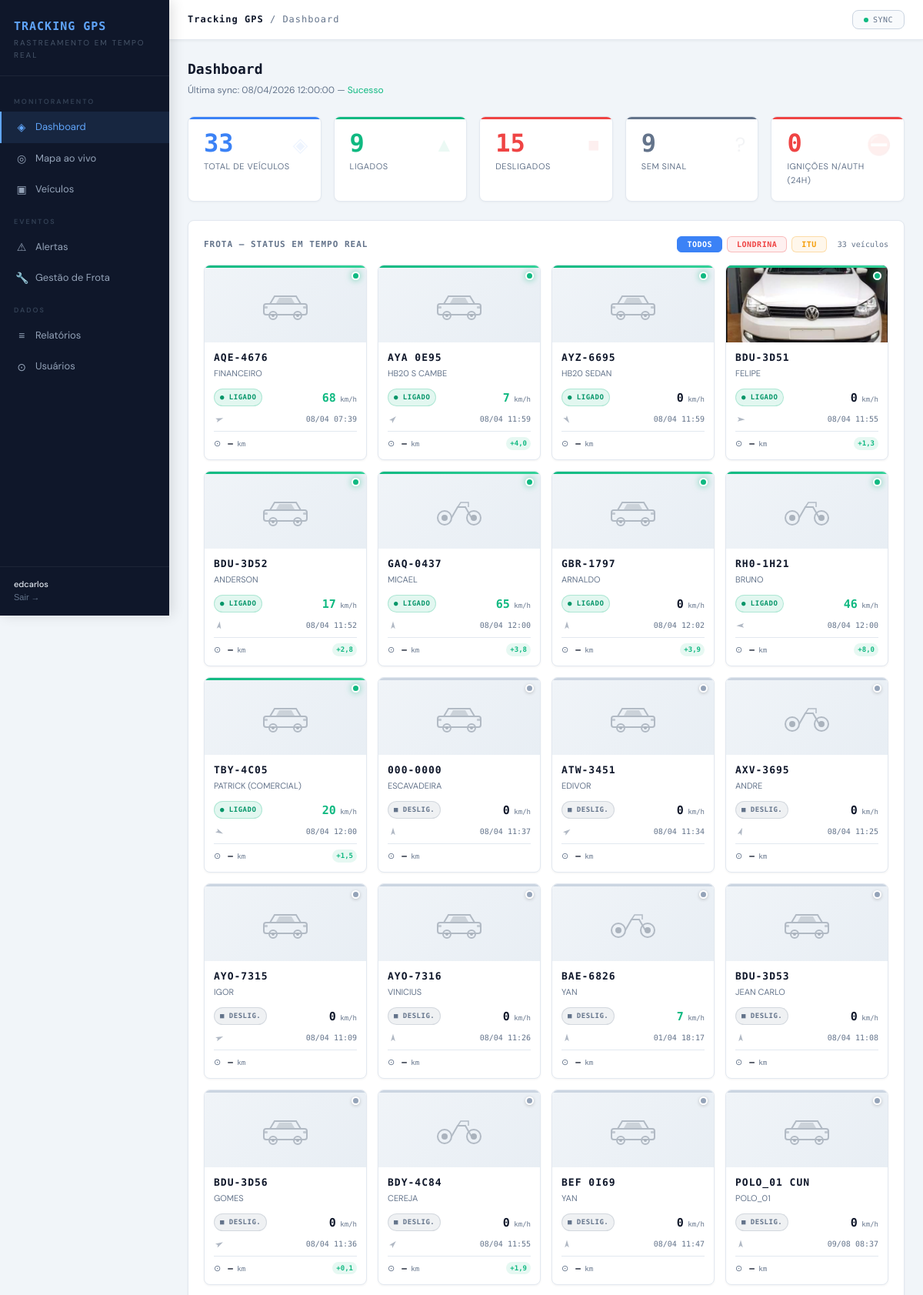
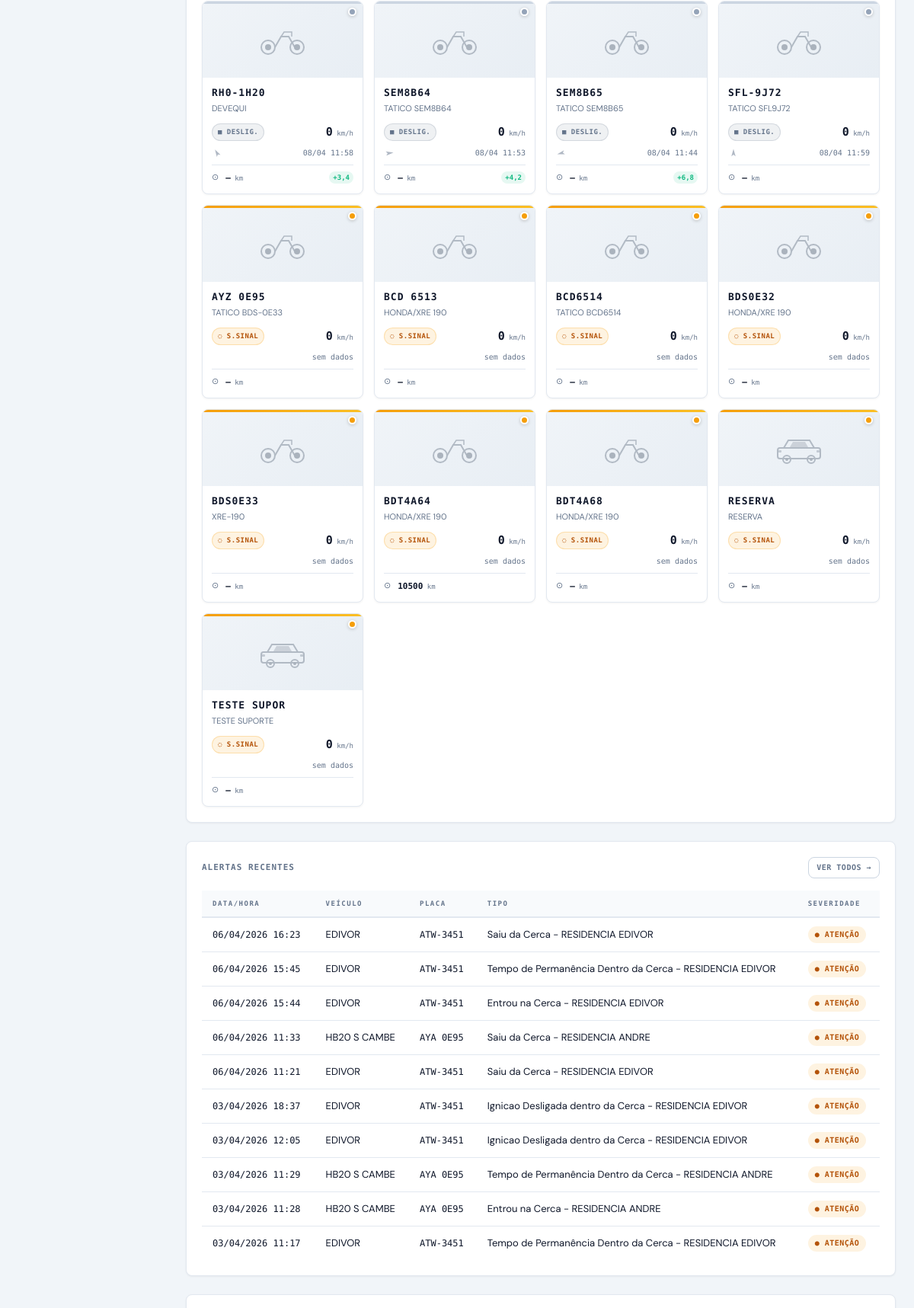
The app's page / (signed in, upper part) with its own data (2 pictures, top to bottom).
### core/models.py (models this page shows, shortened)
class SyncLog(models.Model):
    STATUS_CHOICES = [
        ('success', 'Sucesso'),
        ('error',   'Erro'),
        ('partial', 'Parcial'),
    ]
    iniciado_em     = models.DateTimeField(auto_now_add=True)
    finalizado_em   = models.DateTimeField(null=True, blank=True)
    status          = models.CharField(max_length=10, choices=STATUS_CHOICES, default='success')
    veiculos_sync   = models.IntegerField(default=0)
    alertas_sync    = models.IntegerField(default=0)
    eventos_sync    = models.IntegerField(default=0)
    erro_msg        = models.TextField(blank=True)
    class Meta:
        verbose_name = "Log de Sincronização"
        verbose_name_plural = "Logs de Sincronização"
        ordering = ['-iniciado_em']

class Vehicle(models.Model):
    api_id          = models.CharField(max_length=20, unique=True, verbose_name="ID API")
    api_client_id   = models.CharField(max_length=20, blank=True)
    placa           = models.CharField(max_length=20, blank=True, verbose_name="Placa")
    tag             = models.CharField(max_length=50, blank=True, verbose_name="Tag")
    descricao       = models.CharField(max_length=200, blank=True, verbose_name="Descrição")
    chassi          = models.CharField(max_length=50, blank=True)
    ano             = models.CharField(max_length=10, blank=True)
    cor             = models.CharField(max_length=50, blank=True)
    tipo            = models.CharField(max_length=10, blank=True)
    fabricante      = models.CharField(max_length=10, blank=True)
    modelo          = models.CharField(max_length=100, blank=True)
    combustivel     = models.CharField(max_length=10, blank=True)
    consumo         = models.CharField(max_length=20, blank=True)
    velocidade_limite = models.CharField(max_length=20, blank=True)
    odometro        = models.CharField(max_length=20, blank=True)
    equipamento     = models.CharField(max_length=100, blank=True, null=True)
    latitude        = models.FloatField(null=True, blank=True)
    longitude       = models.FloatField(null=True, blank=True)
    velocidade_atual = models.FloatField(null=True, blank=True)
    ignicao         = models.BooleanField(null=True, blank=True)
    direcao         = models.FloatField(null=True, blank=True, verbose_name="Direção (graus)")
    ultima_posicao  = models.DateTimeField(null=True, blank=True)
    foto            = models.ImageField(upload_to='veiculos/', null=True, blank=True, verbose_name="Foto")
    km_base         = models.FloatField(null=True, blank=True, verbose_name="KM Base (odômetro manual)")
    km_percorrido_hoje = models.FloatField(default=0.0, verbose_name="KM percorrido hoje")
    km_dia_data     = models.DateField(null=True, blank=True, verbose_name="Data referência km diário")
    ativo           = models.BooleanField(default=True)
    criado_em       = models.DateTimeField(auto_now_add=True)
    atualizado_em   = models.DateTimeField(auto_now=True)
    class Meta:
        verbose_name = "Veículo"
        verbose_name_plural = "Veículos"
        ordering = ['placa']

class Alert(models.Model):
    SEVERIDADE_CHOICES = [
        ('info',    'Informação'),
        ('warning', 'Atenção'),
        ('danger',  'Crítico'),
    ]
    vehicle         = models.ForeignKey(Vehicle, on_delete=models.CASCADE, related_name='alerts')
    api_alert_id    = models.CharField(max_length=50, blank=True)
    tipo            = models.CharField(max_length=100, blank=True, verbose_name="Tipo")
    descricao       = models.TextField(blank=True, verbose_name="Descrição")
    severidade      = models.CharField(max_length=10, choices=SEVERIDADE_CHOICES, default='info')
    latitude        = models.FloatField(null=True, blank=True)
    longitude       = models.FloatField(null=True, blank=True)
    lido            = models.BooleanField(default=False)
    ocorrido_em     = models.DateTimeField(default=timezone.now)
    criado_em       = models.DateTimeField(auto_now_add=True)
    class Meta:
        verbose_name = "Alerta"
        verbose_name_plural = "Alertas"
        ordering = ['-ocorrido_em']

### core/views.py (the view)
# urls.py: path('',                           views.dashboard,            name='dashboard'),
@login_required
def dashboard(request):
    now = timezone.now()
    ultimo_dia = now - timedelta(hours=24)
    total_veiculos  = Vehicle.objects.filter(ativo=True).count()
    ligados         = Vehicle.objects.filter(ativo=True, ignicao=True, latitude__isnull=False, longitude__isnull=False).count()
    desligados      = Vehicle.objects.filter(ativo=True, ignicao=False).count()
    sem_sinal       = total_veiculos - ligados - desligados
    ultimo_sync = SyncLog.objects.order_by('-iniciado_em').first()
    alertas_recentes = Alert.objects.select_related('vehicle').order_by('-ocorrido_em')[:10]
    veiculos_cards = Vehicle.objects.filter(ativo=True).order_by('-ignicao', 'placa')
    eventos_ignicao = EventoIgnicao.objects.select_related('vehicle').filter(
        ocorrido_em__gte=ultimo_dia
    ).order_by('-ocorrido_em')[:20]
    nao_autorizados_hoje = EventoIgnicao.objects.filter(
        ocorrido_em__gte=ultimo_dia, tipo='nao_autorizado'
    ).count()
    context = {
        'total_veiculos':    total_veiculos,
        'ligados':           ligados,
        'desligados':        desligados,
        'sem_sinal':         sem_sinal,
        'ultimo_sync':       ultimo_sync,
        'alertas_recentes':      alertas_recentes,
        'veiculos_cards':        veiculos_cards,
        'eventos_ignicao':       eventos_ignicao,
        'nao_autorizados_hoje':  nao_autorizados_hoje,
    }
    return render(request, 'core/dashboard.html', context)

### core/templates/core/dashboard.html (shortened to what this page needs)
{% extends 'core/base.html' %}
{% block topbar_title %}<span>Tracking GPS</span> / Dashboard{% endblock %}
{% block content %}
<div class="page-header">
  <div>
    <div class="page-title">Dashboard</div>
    <div class="page-sub" id="sync-status-txt">
      Última sync:
      {% if ultimo_sync %}
        {{ ultimo_sync.iniciado_em|date:"d/m/Y H:i:s" }}
        — <span style="color:{% if ultimo_sync.status == 'success' %}var(--green){% else %}var(--red){% endif %}">{{ ultimo_sync.get_status_display }}</span>
      {% else %}
        Nenhuma sync ainda
      {% endif %}
    </div>
  </div>
</div>
<div class="kpi-grid">
  <div class="kpi" style="--kpi-color: var(--accent)">
    <span class="kpi-icon">◈</span>
    <div class="kpi-value">{{ total_veiculos }}</div>
    <div class="kpi-label">Total de Veículos</div>
  </div>
  <div class="kpi" style="--kpi-color: var(--green)">
    <span class="kpi-icon">▲</span>
    <div class="kpi-value" id="kpi-ligados">{{ ligados }}</div>
    <div class="kpi-label">Ligados</div>
  </div>
  <div class="kpi" style="--kpi-color: var(--red)">
    <span class="kpi-icon">■</span>
    <div class="kpi-value" id="kpi-desligados">{{ desligados }}</div>
    <div class="kpi-label">Desligados</div>
  </div>
  <div class="kpi" style="--kpi-color: var(--muted)">
    <span class="kpi-icon">?</span>
    <div class="kpi-value" id="kpi-sem-sinal">{{ sem_sinal }}</div>
    <div class="kpi-label">Sem sinal</div>
  </div>
  <div class="kpi" style="--kpi-color: var(--red)">
    <span class="kpi-icon">⛔</span>
    <div class="kpi-value">{{ nao_autorizados_hoje }}</div>
    <div class="kpi-label">Ignições n/auth (24h)</div>
  </div>
</div>
<div class="card" style="margin-bottom:24px">
  <div class="card-header">
    <div class="card-title">Frota — Status em Tempo Real</div>
    <div style="display:flex;align-items:center;gap:14px">
      <div class="dash-city-filters">
        <button class="dash-city-btn dash-city-btn-all active"      onclick="filtrarCidadeDash('todos')">TODOS</button>
        <button class="dash-city-btn dash-city-btn-londrina"        onclick="filtrarCidadeDash('londrina')">LONDRINA</button>
        <button class="dash-city-btn dash-city-btn-itu"             onclick="filtrarCidadeDash('itu')">ITU</button>
      </div>
      <span id="dash-vei-count" style="font-family:var(--mono);font-size:10px;color:var(--muted)">{{ total_veiculos }} veículos</span>
    </div>
  </div>
  <div class="fleet-grid">
    {% for v in veiculos_cards %}
    <a href="{% url 'veiculo_detalhe' v.pk %}"
       class="vcard {% if v.ignicao %}vcard-on{% elif v.ignicao is False %}vcard-off{% else %}vcard-nosignal{% endif %}"
       data-vid="{{ v.pk }}"
       data-lat="{{ v.latitude|default:'' }}"
       data-lng="{{ v.longitude|default:'' }}"
       title="{{ v.descricao }}">
      <div style="position:relative">
        {% if v.foto %}
          <img class="vcard-img" src="{{ v.foto.url }}" alt="{{ v.placa }}">
        {% else %}
          <div class="vcard-img-placeholder">
          </div>
        {% endif %}
        <span class="vcard-ign-dot {% if v.ignicao %}vcard-ign-dot-on{% elif v.ignicao is False %}vcard-ign-dot-off{% else %}vcard-ign-dot-ns{% endif %}"
              data-dot="{{ v.pk }}"></span>
      </div>
      <div class="vcard-body">
        <div class="vcard-placa">{{ v.placa|default:"—" }}</div>
        <div class="vcard-nome">{{ v.descricao|truncatechars:20 }}</div>
        <div class="vcard-stats">
          <span class="vcard-badge {% if v.ignicao %}vcard-badge-on{% elif v.ignicao is False %}vcard-badge-off{% else %}vcard-badge-ns{% endif %}"
                data-badge="{{ v.pk }}">
            {% if v.ignicao %}● LIGADO{% elif v.ignicao is False %}■ DESLIG.{% else %}◌ S.SINAL{% endif %}
          </span>
          <span class="vcard-speed {% if v.velocidade_atual and v.velocidade_atual > 0 %}moving{% endif %}"
                data-speed="{{ v.pk }}">
            {{ v.velocidade_atual|default:0|floatformat:0 }}<small> km/h</small>
          </span>
        </div>
        <div class="vcard-dir">
          {% if v.direcao is not None %}
          <svg width="14" height="14" viewBox="0 0 20 20"
               style="transform:rotate({{ v.direcao|floatformat:0 }}deg);opacity:.5;flex-shrink:0"
               data-dir="{{ v.pk }}">
            <path d="M10 2 L14 16 L10 13 L6 16 Z" fill="var(--muted)"/>
          </svg>
          {% endif %}
          <span class="vcard-time" data-time="{{ v.pk }}">
            {% if v.ultima_posicao %}{{ v.ultima_posicao|date:"d/m H:i" }}{% else %}sem dados{% endif %}
          </span>
        </div>
        <div class="vcard-km" onclick="event.preventDefault();event.stopPropagation()">
          <span class="km-icon">⊙</span>
          <span class="km-display"
                data-km-display="{{ v.pk }}"
                data-km-value="{% if v.km_base is not None %}{{ v.km_base|floatformat:0 }}{% endif %}"
                onclick="editarKm(event, {{ v.pk }})">
            {% if v.km_base is not None %}
              {{ v.km_base|floatformat:0 }}<small> km</small>
            {% else %}
              —<small> km</small>
            {% endif %}
          </span>
          <span class="km-hoje" data-km-hoje="{{ v.pk }}"
                {% if not v.km_percorrido_hoje %}style="display:none"{% endif %}>
            {% if v.km_percorrido_hoje %}+{{ v.km_percorrido_hoje|floatformat:1 }}{% endif %}
          </span>
        </div>
      </div>
    </a>
    {% empty %}
    <p style="color:var(--muted);grid-column:1/-1;text-align:center;padding:30px">Nenhum veículo sincronizado ainda.</p>
    {% endfor %}
  </div>
</div>
<div class="card">
  <div class="card-header">
    <div class="card-title">Alertas Recentes</div>
    <a href="{% url 'alertas' %}" class="btn btn-ghost" style="font-size:10px;padding:5px 10px">Ver todos →</a>
  </div>
  <div class="table-wrap">
    <table>
      <thead>
        <tr>
          <th>Data/Hora</th>
          <th>Veículo</th>
          <th>Placa</th>
          <th>Tipo</th>
          <th>Severidade</th>
        </tr>
      </thead>
      <tbody>
        {% for alerta in alertas_recentes %}
        <tr>
          <td class="mono">{{ alerta.ocorrido_em|date:"d/m/Y H:i" }}</td>
          <td>{{ alerta.vehicle.descricao }}</td>
          <td class="mono">{{ alerta.vehicle.placa }}</td>
          <td>{{ alerta.tipo }}</td>
          <td>
            {% if alerta.severidade == 'danger' %}
              <span class="badge badge-red">● CRÍTICO</span>
            {% elif alerta.severidade == 'warning' %}
              <span class="badge badge-yellow">● ATENÇÃO</span>
            {% else %}
              <span class="badge badge-blue">● INFO</span>
            {% endif %}
          </td>
        </tr>
        {% empty %}
        <tr><td colspan="5" style="color:var(--muted);text-align:center;padding:30px">Nenhum alerta registrado.</td></tr>
        {% endfor %}
      </tbody>
    </table>
  </div>
</div>
<div class="card" style="margin-top:24px">
</div>
{% endblock %}

### core/templates/core/base.html (shortened to what this page needs)
<!DOCTYPE html>
<html lang="pt-BR">
<head>
</head>
<body>
<nav class="sidebar">
  <div class="sidebar-logo">
    <div class="brand">TRACKING GPS</div>
    <div class="tagline">Rastreamento em Tempo Real</div>
  </div>
  <div class="sidebar-nav">
    <div class="nav-label">Monitoramento</div>
    <a href="{% url 'dashboard' %}" class="nav-link {% if request.resolver_match.url_name == 'dashboard' %}active{% endif %}">
      <span class="nav-icon">◈</span> Dashboard
    </a>
    <a href="{% url 'mapa' %}" class="nav-link {% if request.resolver_match.url_name == 'mapa' %}active{% endif %}">
      <span class="nav-icon">◎</span> Mapa ao vivo
    </a>
    <a href="{% url 'veiculos' %}" class="nav-link {% if request.resolver_match.url_name == 'veiculos' %}active{% endif %}">
      <span class="nav-icon">▣</span> Veículos
    </a>
    <div class="nav-label">Eventos</div>
    <a href="{% url 'alertas' %}" class="nav-link {% if request.resolver_match.url_name == 'alertas' %}active{% endif %}">
      <span class="nav-icon">⚠</span> Alertas
    </a>
    <a href="{% url 'frota' %}" class="nav-link {% if request.resolver_match.url_name in 'frota,manutencao_criar,manutencao_editar,ocorrencia_criar,ocorrencia_editar' %}active{% endif %}">
      <span class="nav-icon">🔧</span> Gestão de Frota
    </a>
    <div class="nav-label">Dados</div>
    <a href="{% url 'relatorios' %}" class="nav-link {% if request.resolver_match.url_name == 'relatorios' %}active{% endif %}">
      <span class="nav-icon">≡</span> Relatórios
    </a>
    {% if request.user.is_staff or request.user.is_superuser %}
    <a href="{% url 'usuarios' %}" class="nav-link {% if request.resolver_match.url_name in 'usuarios,usuario_criar,usuario_editar' %}active{% endif %}">
      <span class="nav-icon">⊙</span> Usuários
    </a>
    {% endif %}
  </div>
  <div class="sidebar-footer">
    <div class="user">{{ request.user.get_full_name|default:request.user.username }}</div>
    <form method="post" action="{% url 'logout' %}" style="margin:0">
      <button type="submit" style="background:none;border:none;cursor:pointer;color:var(--muted);font-size:11px;padding:0;">Sair →</button>
    </form>
  </div>
</nav>
<div class="topbar">
  <div class="topbar-title">
    {% block topbar_title %}{% endblock %}
  </div>
  <div class="topbar-actions">
    <button class="sync-btn" onclick="syncAgora()" id="sync-btn">
      <span class="sync-dot" id="sync-dot"></span>
      <span id="sync-txt">SYNC</span>
    </button>
  </div>
</div>
<main class="main">
  <div class="content">
    {% block content %}{% endblock %}
  </div>
</main>
</body>
</html>

### records on screen
SyncLog: iniciado_em "08/04/2026 12:00:00", status "Sucesso"
Vehicle: ignicao True (drawn), placa "AQE-4676", descricao "FINANCEIRO", velocidade_atual "68", ultima_posicao "08/04 07:39", shows "km"
Vehicle: ignicao True (drawn), placa "AYA 0E95", descricao "HB20 S CAMBE", velocidade_atual "7", ultima_posicao "08/04 11:59", shows "km", km_percorrido_hoje "4,0"
Vehicle: ignicao True (drawn), placa "AYZ-6695", descricao "HB20 SEDAN", velocidade_atual "0", ultima_posicao "08/04 11:59", shows "km"
Vehicle: foto (picture), ignicao True (drawn), placa "BDU-3D51", descricao "FELIPE", velocidade_atual "0", ultima_posicao "08/04 11:55", shows "km", km_percorrido_hoje "1,3"
Vehicle: ignicao True (drawn), placa "BDU-3D52", descricao "ANDERSON", velocidade_atual "17", ultima_posicao "08/04 11:52", shows "km", km_percorrido_hoje "2,8"
Vehicle: ignicao True (drawn), placa "GAQ-0437", descricao "MICAEL", velocidade_atual "65", ultima_posicao "08/04 12:00", shows "km", km_percorrido_hoje "3,8"
Vehicle: ignicao True (drawn), placa "GBR-1797", descricao "ARNALDO", velocidade_atual "0", ultima_posicao "08/04 12:02", shows "km", km_percorrido_hoje "3,9"
Vehicle: ignicao True (drawn), placa "RH0-1H21", descricao "BRUNO", velocidade_atual "46", ultima_posicao "08/04 12:00", shows "km", km_percorrido_hoje "8,0"
Vehicle: ignicao True (drawn), placa "TBY-4C05", descricao "PATRICK (COMERCIAL)", velocidade_atual "20", ultima_posicao "08/04 12:00", shows "km", km_percorrido_hoje "1,5"
Vehicle: ignicao False (drawn), placa "000-0000", descricao "ESCAVADEIRA", velocidade_atual "0", ultima_posicao "08/04 11:37", shows "km"
Vehicle: ignicao False (drawn), placa "ATW-3451", descricao "EDIVOR", velocidade_atual "0", ultima_posicao "08/04 11:34", shows "km"
Vehicle: ignicao False (drawn), placa "AXV-3695", descricao "ANDRE", velocidade_atual "0", ultima_posicao "08/04 11:25", shows "km"
Vehicle: ignicao False (drawn), placa "AYO-7315", descricao "IGOR", velocidade_atual "0", ultima_posicao "08/04 11:09", shows "km"
Vehicle: ignicao False (drawn), placa "AYO-7316", descricao "VINICIUS", velocidade_atual "0", ultima_posicao "08/04 11:26", shows "km"
Vehicle: ignicao False (drawn), placa "BAE-6826", descricao "YAN", velocidade_atual "7", ultima_posicao "01/04 18:17", shows "km"
Vehicle: ignicao False (drawn), placa "BDU-3D53", descricao "JEAN CARLO", velocidade_atual "0", ultima_posicao "08/04 11:08", shows "km"
Vehicle: ignicao False (drawn), placa "BDU-3D56", descricao "GOMES", velocidade_atual "0", ultima_posicao "08/04 11:36", shows "km", km_percorrido_hoje "0,1"
Vehicle: ignicao False (drawn), placa "BDY-4C84", descricao "CEREJA", velocidade_atual "0", ultima_posicao "08/04 11:55", shows "km", km_percorrido_hoje "1,9"
Vehicle: ignicao False (drawn), placa "BEF 0I69", descricao "YAN", velocidade_atual "0", ultima_posicao "08/04 11:47", shows "km"
Vehicle: ignicao False (drawn), placa "POLO_01 CUN", descricao "POLO_01", velocidade_atual "0", ultima_posicao "09/08 08:37", shows "km"
Vehicle: ignicao False (drawn), placa "RH0-1H20", descricao "DEVEQUI", velocidade_atual "0", ultima_posicao "08/04 11:58", shows "km", km_percorrido_hoje "3,4"
Vehicle: ignicao False (drawn), placa "SEM8B64", descricao "TATICO SEM8B64", velocidade_atual "0", ultima_posicao "08/04 11:53", shows "km", km_percorrido_hoje "4,2"
Vehicle: ignicao False (drawn), placa "SEM8B65", descricao "TATICO SEM8B65", velocidade_atual "0", direcao 255 (drawn), ultima_posicao "08/04 11:44", shows "km", km_percorrido_hoje "6,8"
Vehicle: ignicao False (drawn), placa "SFL-9J72", descricao "TATICO SFL9J72", velocidade_atual "0", ultima_posicao "08/04 11:59", shows "km"
Vehicle: placa "AYZ 0E95", descricao "TATICO BDS-0E33", shows "◌ S.SINAL", velocidade_atual "0", shows "sem dados", shows "km"
Vehicle: placa "BCD 6513", descricao "HONDA/XRE 190", shows "◌ S.SINAL", velocidade_atual "0", shows "sem dados", shows "km"
Vehicle: placa "BCD6514", descricao "TATICO BCD6514", shows "◌ S.SINAL", velocidade_atual "0", shows "sem dados", shows "km"
Vehicle: placa "BDS0E32", descricao "HONDA/XRE 190", shows "◌ S.SINAL", velocidade_atual "0", shows "sem dados", shows "km"
Vehicle: placa "BDS0E33", descricao "XRE-190", shows "◌ S.SINAL", velocidade_atual "0", shows "sem dados", shows "km"
Vehicle: placa "BDT4A64", descricao "HONDA/XRE 190", shows "◌ S.SINAL", velocidade_atual "0", shows "sem dados", km_base "10500"
Vehicle: placa "BDT4A68", descricao "HONDA/XRE 190", shows "◌ S.SINAL", velocidade_atual "0", shows "sem dados", shows "km"
Vehicle: placa "RESERVA", descricao "RESERVA", shows "◌ S.SINAL", velocidade_atual "0", shows "sem dados", shows "km"
Vehicle: placa "TESTE SUPOR", descricao "TESTE SUPORTE", shows "◌ S.SINAL", velocidade_atual "0", shows "sem dados", shows "km"
Alert: ocorrido_em "06/04/2026 16:23", vehicle.descricao "EDIVOR", vehicle.placa "ATW-3451", tipo "Saiu da Cerca - RESIDENCIA EDIVOR", severidade "● ATENÇÃO"
Alert: ocorrido_em "06/04/2026 15:45", vehicle.descricao "EDIVOR", vehicle.placa "ATW-3451", tipo "Tempo de Permanência Dentro da Cerca - RESIDENCIA EDIVOR", severidade "● ATENÇÃO"
Alert: ocorrido_em "06/04/2026 15:44", vehicle.descricao "EDIVOR", vehicle.placa "ATW-3451", tipo "Entrou na Cerca - RESIDENCIA EDIVOR", severidade "● ATENÇÃO"
Alert: ocorrido_em "06/04/2026 11:33", vehicle.descricao "HB20 S CAMBE", vehicle.placa "AYA 0E95", tipo "Saiu da Cerca - RESIDENCIA ANDRE", severidade "● ATENÇÃO"
Alert: ocorrido_em "06/04/2026 11:21", vehicle.descricao "EDIVOR", vehicle.placa "ATW-3451", tipo "Saiu da Cerca - RESIDENCIA EDIVOR", severidade "● ATENÇÃO"
Alert: ocorrido_em "03/04/2026 18:37", vehicle.descricao "EDIVOR", vehicle.placa "ATW-3451", tipo "Ignicao Desligada dentro da Cerca - RESIDENCIA EDIVOR", severidade "● ATENÇÃO"
Alert: ocorrido_em "03/04/2026 12:05", vehicle.descricao "EDIVOR", vehicle.placa "ATW-3451", tipo "Ignicao Desligada dentro da Cerca - RESIDENCIA EDIVOR", severidade "● ATENÇÃO"
Alert: ocorrido_em "03/04/2026 11:29", vehicle.descricao "HB20 S CAMBE", vehicle.placa "AYA 0E95", tipo "Tempo de Permanência Dentro da Cerca - RESIDENCIA ANDRE", severidade "● ATENÇÃO"
Alert: ocorrido_em "03/04/2026 11:28", vehicle.descricao "HB20 S CAMBE", vehicle.placa "AYA 0E95", tipo "Entrou na Cerca - RESIDENCIA ANDRE", severidade "● ATENÇÃO"
Alert: ocorrido_em "03/04/2026 11:17", vehicle.descricao "EDIVOR", vehicle.placa "ATW-3451", tipo "Tempo de Permanência Dentro da Cerca - RESIDENCIA EDIVOR", severidade "● ATENÇÃO"

### other values on screen
{{ request.user.get_full_name|default:request.user.username }} "edcarlos"
{{ total_veiculos }} "33"
{{ ligados }} "9"
{{ desligados }} "15"
{{ sem_sinal }} "9"
{{ nao_autorizados_hoje }} "0"
